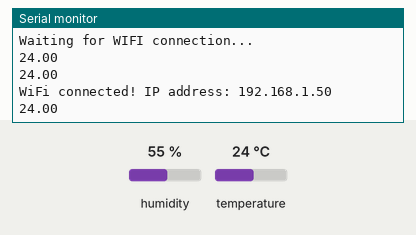
This sketch was run on a simulated ESP32. On the bench: the last lines printed to the serial monitor. Inputs (shaded band) come from the test bench; at power-on: temperature 24 °C, humidity 55 %. WiFi joins after 1.5 s; servers stay silent unless stated.

Above: at 2.8 s.
2.9 s: temperature set to 12 °C
At 3.9 s:
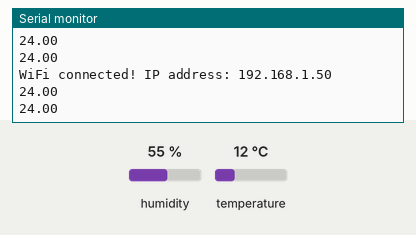
5.6 s: temperature set to 19 °C
At 6.9 s:
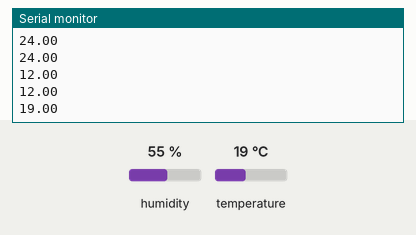
Timing chart, 0 to 8.6 s (numbered marks = the images above; inputs shaded):
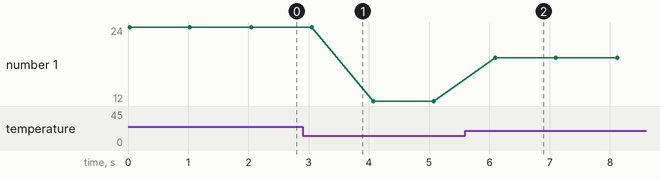

The sketch:

WiFiUDPClient.ino
```cpp
#include <DHT.h>
#include <DHT_U.h>

#include <WiFi.h>
#include <WiFiUdp.h>

#define pinDHT 26
#define typDHT11 DHT11
DHT mojeDHT(pinDHT, typDHT11);

// WiFi network name and password:
const char * networkName = "Vincent1";
const char * networkPswd = "Stepanek11";

//IP address to send UDP data to:
const char * udpAddress = "192.168.2.89";
const int udpPort = 3333;
boolean connected = false;
WiFiUDP udp;

void setup(){
  Serial.begin(115200);
  mojeDHT.begin();
  pinMode(pinDHT, INPUT_PULLUP);
  connectToWiFi(networkName, networkPswd);
}

void loop(){
  float tep = mojeDHT.readTemperature();
  String teplota = String(tep, 1);
  Serial.println(tep);
  if(connected){
    udp.beginPacket(udpAddress,udpPort);
    udp.print(teplota);
    udp.endPacket();
  }

  //Wait for 1 second
  delay(1000);
}

void connectToWiFi(const char * ssid, const char * pwd){
  Serial.println("Connecting to WiFi network: " + String(ssid));
  // delete old config
  WiFi.disconnect(true);
  //register event handler
  WiFi.onEvent(WiFiEvent);
  //Initiate connection
  WiFi.begin(ssid, pwd);
  Serial.println("Waiting for WIFI connection...");
}

void WiFiEvent(WiFiEvent_t event){
    switch(event) {
      case SYSTEM_EVENT_STA_GOT_IP:
          //When connected set
          Serial.print("WiFi connected! IP address: ");
          Serial.println(WiFi.localIP());
          //initializes the UDP state
          //This initializes the transfer buffer
          udp.begin(WiFi.localIP(),udpPort);
          connected = true;
          break;
      case SYSTEM_EVENT_STA_DISCONNECTED:
          Serial.println("WiFi lost connection");
          connected = false;
          break;
      default: break;
    }
}
```

Measured:
- after the input at 5.6 s, the serial monitor: prints a new line after 0.50 s (image 2)
- plotted number 1: 24 → 12 after the input at 2.9 s, 12 → 19 after the input at 5.6 s
